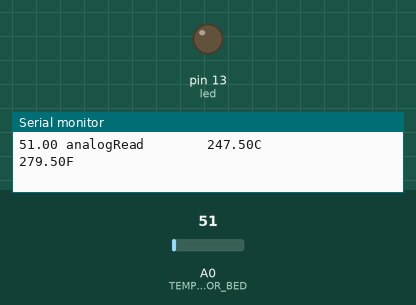
Recording of a sketch running on a simulated Arduino Uno, built with avr-gcc and run on an emulated ATmega328P. On the bench: output pins drawn as LEDs (lit = HIGH), the last lines printed to the serial monitor. The test bench sets the inputs (shaded band); at power-on: A0 (TEMP_SENSOR_BED) = 51.

Above: at 1.2 s.
1.3 s: A0 (TEMP_SENSOR_BED) set to 61
At 3.2 s:
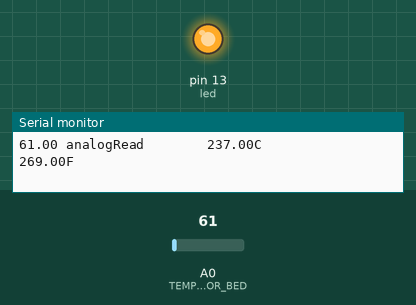
3.9 s: A0 (TEMP_SENSOR_BED) set to 15
Timing chart, 0 to 12.9 s (numbered marks = the images above; inputs shaded):
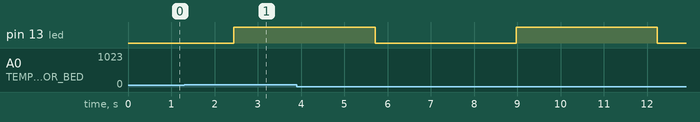

The sketch:

simpleTemp.ino
```cpp
#define TEMP_SENSOR_BED A0   //this defines the Arduino pin that is the bed's temp sensor
#define THERMISTORBED 1      //this defines what type of thermistor is used, and hence the voltage-temp table that is referenced. all in this build are a 100k thermistor with a 4.7k pull-up resistor.
#define HEATER_BED_PIN 6     //this defines the Arduino pin that controls the heater
#define led 13
#define ARRAY_LENGTH 10 //Change this value to modulate the smoothing (can only work for all with smoothing)

void setup() {
    pinMode(led, OUTPUT);

    pinMode(TEMP_SENSOR_BED, INPUT);
    Serial.begin(9600);

    for(short i=0; i<ARRAY_LENGTH; i++){
      float raw = analogRead(TEMP_SENSOR_BED);
      raw = smoothing(raw);
    }
}

void loop() {
    float raw = analogRead(TEMP_SENSOR_BED);
    raw = smoothing(raw);
    float temp = analog2tempBed(raw);
    float ftemp = ((9/5)*temp) + 32;
    Serial.print(raw);
    Serial.print(" analogRead        ");
    Serial.print(temp);
    Serial.print("C          ");
    Serial.print(ftemp);
    Serial.println("F");
    delay(100);
    blinkWOD(temp);
}

#define OVERSAMPLENR 1.038
const short BEDTEMPTABLE[][2] PROGMEM = {
{       23*OVERSAMPLENR ,       300     },
{       25*OVERSAMPLENR ,       295     },
{       27*OVERSAMPLENR ,       290     },
{       28*OVERSAMPLENR ,       285     },
{       31*OVERSAMPLENR ,       280     },
{       33*OVERSAMPLENR ,       275     },
{       35*OVERSAMPLENR ,       270     },
{       38*OVERSAMPLENR ,       265     },
{       41*OVERSAMPLENR ,       260     },
{       44*OVERSAMPLENR ,       255     },
{       48*OVERSAMPLENR ,       250     },
{       52*OVERSAMPLENR ,       245     },
{       56*OVERSAMPLENR ,       240     },
{       61*OVERSAMPLENR ,       235     },
{       66*OVERSAMPLENR ,       230     },
{       71*OVERSAMPLENR ,       225     },
{       78*OVERSAMPLENR ,       220     },
{       84*OVERSAMPLENR ,       215     },
{       92*OVERSAMPLENR ,       210     },
{       100*OVERSAMPLENR        ,       205     },
{       109*OVERSAMPLENR        ,       200     },
{       120*OVERSAMPLENR        ,       195     },
{       131*OVERSAMPLENR        ,       190     },
{       143*OVERSAMPLENR        ,       185     },
{       156*OVERSAMPLENR        ,       180     },
{       171*OVERSAMPLENR        ,       175     },
{       187*OVERSAMPLENR        ,       170     },
{       205*OVERSAMPLENR        ,       165     },
{       224*OVERSAMPLENR        ,       160     },
{       245*OVERSAMPLENR        ,       155     },
{       268*OVERSAMPLENR        ,       150     },
{       293*OVERSAMPLENR        ,       145     },
{       320*OVERSAMPLENR        ,       140     },
{       348*OVERSAMPLENR        ,       135     },
{       379*OVERSAMPLENR        ,       130     },
{       411*OVERSAMPLENR        ,       125     },
{       445*OVERSAMPLENR        ,       120     },
{       480*OVERSAMPLENR        ,       115     },
{       516*OVERSAMPLENR        ,       110     },
{       553*OVERSAMPLENR        ,       105     },
{       591*OVERSAMPLENR        ,       100     },
{       628*OVERSAMPLENR        ,       95      },
{       665*OVERSAMPLENR        ,       90      },
{       702*OVERSAMPLENR        ,       85      },
{       737*OVERSAMPLENR        ,       80      },
{       770*OVERSAMPLENR        ,       75      },
{       801*OVERSAMPLENR        ,       70      },
{       830*OVERSAMPLENR        ,       65      },
{       857*OVERSAMPLENR        ,       60      },
{       881*OVERSAMPLENR        ,       55      },
{       903*OVERSAMPLENR        ,       50      },
{       922*OVERSAMPLENR        ,       45      },
{       939*OVERSAMPLENR        ,       40      },
{       954*OVERSAMPLENR        ,       35      },
{       966*OVERSAMPLENR        ,       30      },
{       977*OVERSAMPLENR        ,       25      },
{       985*OVERSAMPLENR        ,       20      },
{       993*OVERSAMPLENR        ,       15      },
{       999*OVERSAMPLENR        ,       10      },
{       1004*OVERSAMPLENR       ,       5       },
{       1008*OVERSAMPLENR       ,       0       } //safety
};

//==============================================================================
//============================ Functions =======================================
//==============================================================================

int ledState = LOW;                   //global -- used in blinkWOD()
unsigned long previousMillis = 0;     //global -- used in blinkWOD()

//================================================================================
// a silly function to blink an LED for debugging...
void blinkWOD(int temp){

  unsigned long currentMillis = millis();

  if (currentMillis - previousMillis >= temp*10) {
    // save the last time you blinked the LED
    previousMillis = currentMillis;

    // if the LED is off turn it on and vice-versa:
    if (ledState == LOW) {
      ledState = HIGH;
    } else {
      ledState = LOW;
    }

    // set the LED with the ledState of the variable:
    digitalWrite(led, ledState);
  }
}

//=============================================================================================
#define PGM_RD_W(x)   (short)pgm_read_word(&x)
// Derived from RepRap FiveD PROBE::getTemperature()
// For bed temperature measurement.
float analog2tempBed(float raw) {
    float celsius = 0;
    byte i;

    for (i=1; i<61; i++){
      if (PGM_RD_W(BEDTEMPTABLE[i][0]) > raw){                                              //  A linear (Y=mX+b)interpolation from the table's points:::
        celsius  = PGM_RD_W(BEDTEMPTABLE[i-1][1]) +                                         //  Y=b+
          (raw - PGM_RD_W(BEDTEMPTABLE[i-1][0])) *                                          //  X
          (float)(PGM_RD_W(BEDTEMPTABLE[i][1]) - PGM_RD_W(BEDTEMPTABLE[i-1][1])) /          //  m
          (float)(PGM_RD_W(BEDTEMPTABLE[i][0]) - PGM_RD_W(BEDTEMPTABLE[i-1][0]));
        break;
      }
    }
    // Overflow: Set to last value in the table
    if (i == 61){
      celsius = PGM_RD_W(BEDTEMPTABLE[i-1][1]);
    }
    return celsius;
}

float dataArray[ARRAY_LENGTH] = {};
int currentDataIndex = 0;
float smoothing (float raw)    //log the analog input value into an array, and output the average of the array
    {
      currentDataIndex = ++currentDataIndex % ARRAY_LENGTH;

      dataArray[currentDataIndex] = raw;

      double arrayTotal = 0;
      for(int i = 0; i<ARRAY_LENGTH; i++){
        arrayTotal = arrayTotal + dataArray[i];
      }
      double smoothCriminal = arrayTotal / ARRAY_LENGTH;

      return smoothCriminal;
    }
```
